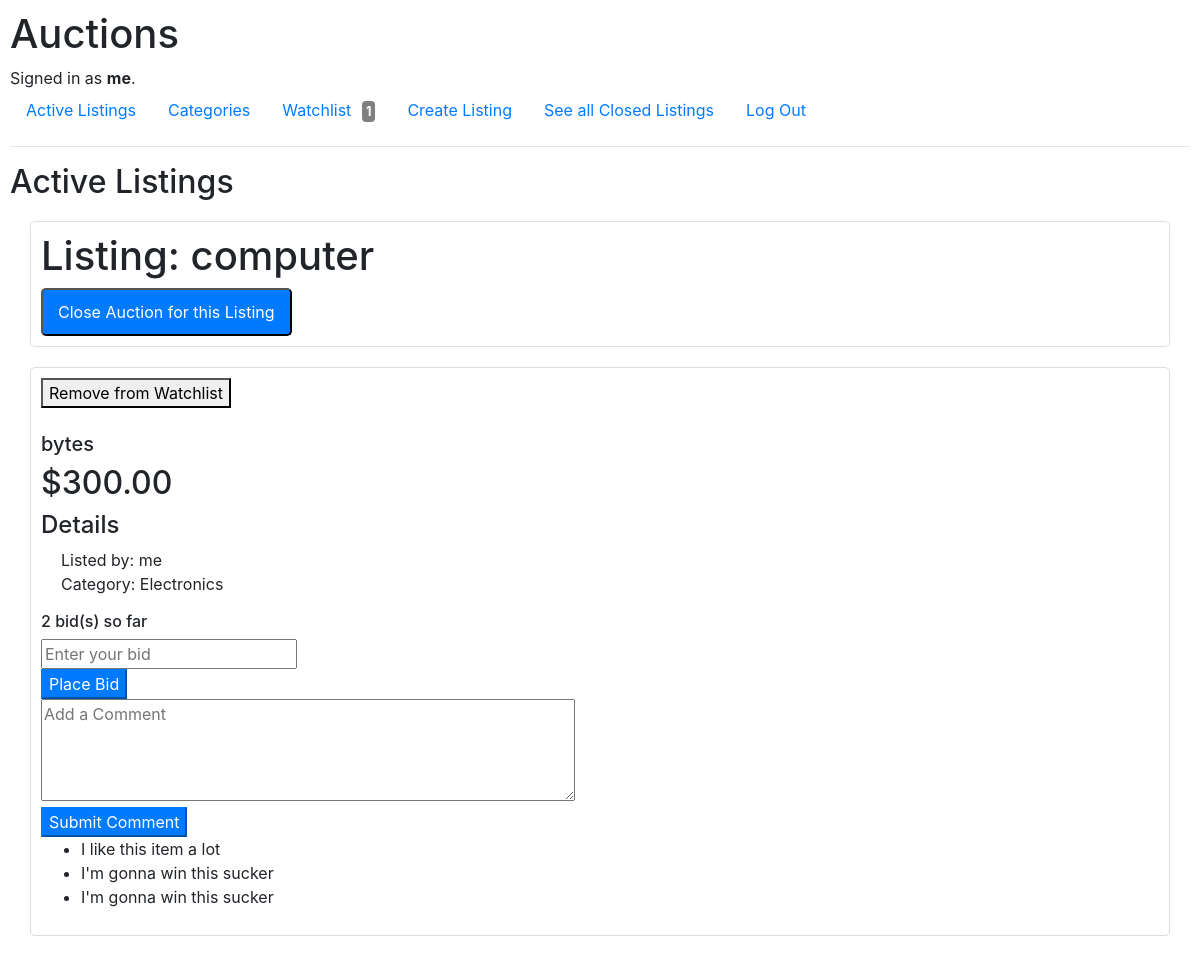
/listing/33/ (signed in), run on an earlier commit of the app's database.
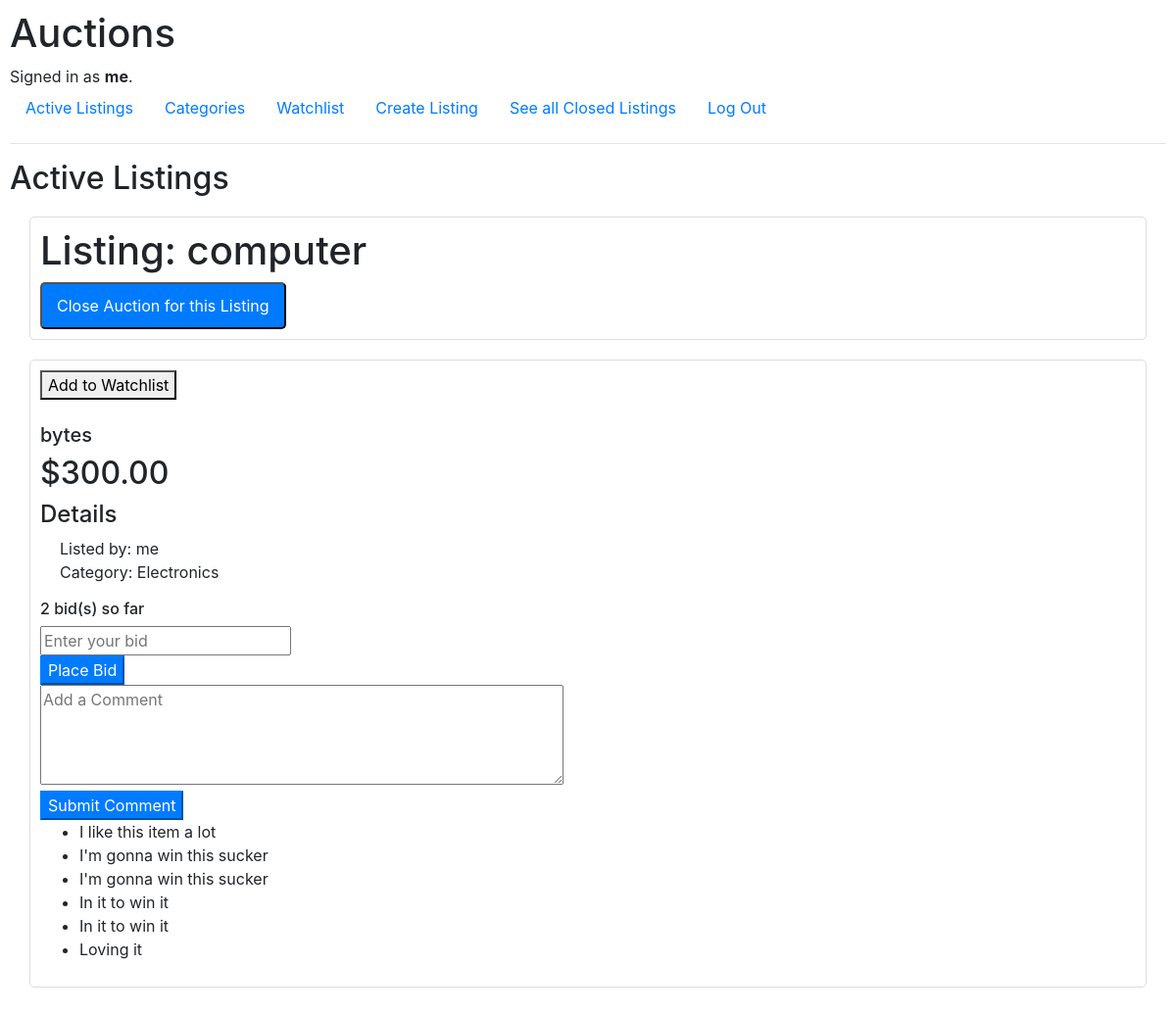
And on a later commit of the database.
### auctions/models.py (models this page shows, shortened)
class User(AbstractUser):
    watchlist = models.ManyToManyField(Listings, related_name = "watchlist", blank=True)
    @property
    def watchlist_item_count(self):
        return self.watchlist.count()

class Listings(models.Model):
    title = models.CharField(max_length= 128)
    category = models.ForeignKey("Category", on_delete=models.CASCADE, related_name="listings")
    item_detail = models.CharField(max_length=512)
    starting_bid = models.DecimalField(max_digits=10, decimal_places=2)
    photo_url = models.URLField(max_length=200, default="")
    listed_by = models.ForeignKey(settings.AUTH_USER_MODEL, on_delete=models.CASCADE, related_name="listings")
    creation_time = models.DateTimeField(auto_now_add=True)
    active_status = models.BooleanField(default=True)
    watchlist_status = models.BooleanField(default=False)
    winner = models.ForeignKey(settings.AUTH_USER_MODEL, null=True, blank=True, on_delete=models.SET_NULL, related_name="won_listings")

class Bids(models.Model):
    listing = models.ForeignKey("Listings", on_delete=models.CASCADE, related_name="bids")
    bid_amount = models.DecimalField(max_digits=10, decimal_places=2)
    timestamp = models.DateTimeField(auto_now_add=True)
    bidder = models.ForeignKey(settings.AUTH_USER_MODEL, on_delete=models.CASCADE, related_name="bids")

class Category(models.Model):
    name = models.CharField(max_length=128)
    def __str__(self):
        return self.name

class Comment(models.Model):
    listing = models.ForeignKey("Listings", related_name="comments", on_delete=models.CASCADE)
    user = models.ForeignKey(settings.AUTH_USER_MODEL, on_delete=models.CASCADE)  # Correct reference to custom user model
    text = models.TextField()
    created_at = models.DateTimeField(auto_now_add=True)

### auctions/views.py (the view)
# urls.py: path("listing/<int:listing_id>/", views.individual_listing, name = "individual_listing"),
def individual_listing(request, listing_id): #to show an individual listing from index.html hyperlink
    listing = Listings.objects.get(pk=listing_id)
    current_bid = get_current_bid(listing)
    if current_bid:
        current_bidder = Bids.objects.get(listing=listing, bid_amount=current_bid).bidder
    else:
        current_bidder = None
    context = get_listing_context(listing_id)
    context['current_bid'] = current_bid
    context['current_bidder'] = current_bidder
    context['watchlist_item_count'] = request.user.watchlist_item_count
    context['watchlist_status'] = listing in request.user.watchlist.filter(active_status=True)
    context['comments'] = listing.comments.all()
    return render(request, "auctions/listing.html", context)

### auctions/context_processors.py (called while the page is built)
def watchlist_item_count(request):
    if request.user.is_authenticated:
        count = Listings.objects.filter(watchlist_status=True).count()
    else:
        count = 0
    return {
        'watchlist_item_count': count
    }

### auctions/helpers.py (called while the page is built)
def get_current_bid(listing):
    current_bid = listing.bids.order_by('-timestamp').first()
    return current_bid.bid_amount if current_bid else listing.starting_bid

def get_listing_context(listing_id):
    listing = Listings.objects.get(id=listing_id)
    return {
        "listing": listing,
        "title": listing.title,
        "photo_url": listing.photo_url,
        "item_detail": listing.item_detail,
        "current_bid": listing.bids.order_by('-timestamp').first().bid_amount if listing.bids.exists() else None,
        "listed_by": listing.listed_by,
        "category": listing.category,
        "bid_count": listing.bids.count(),
        "active_status": listing.active_status,
        "watchlist_status": listing.watchlist_status,
        "starting_bid": listing.starting_bid,
        "winner": listing.winner,
    }

### auctions/templates/auctions/listing.html (shortened to what this page needs)
{% extends "auctions/layout.html" %}
{% block body %}
    <h2>Active Listings</h2>
    <div class="listing">
        <h1>Listing: {{ title }}</h1>
        {% if user.username == listed_by.username %}
            <form method="POST" action="{% url 'close_auction' listing.id %}">
                <button type="submit"style="padding: 10px 15px; background-color: #007BFF; color: white; text-decoration: none; border-radius: 5px; margin-left: auto;">Close Auction for this Listing</button>
            </form>
        {% endif %}
    </div>
    <div class="listing">
        {% if not watchlist_status %}
            <form method="POST" action="{% url 'add_to_watchlist' listing.id %}">
                <button type="submit">Add to Watchlist</button>
            </form>
        {% else %}
            <form method="POST" action="{% url 'remove_from_watchlist' listing.id %}">
                <button type="submit">Remove from Watchlist</button>
            </form>
        {% endif %}
        <div class="listing-image">
        </div>
        <h5>{{ item_detail }}</h5>
        <h2>${{ current_bid }}</h2>
        <h4>Details</h4>
        <ul style="list-style-type: none; padding-left: 20px;">
            <li>Listed by: {{ listed_by.username }} </li>
            <li>Category: {{ category }} </li>
        </ul>
        <h6> {{ bid_count }} bid(s) so far
        </h6>
        <form method="POST" action="{% url 'add_bid' listing.id %}">
            <div>
                <input type="number" name="bid_amount" step="0.01" min="0" placeholder="Enter your bid" required>
            </div>
            <div>
                <button type="submit" class="btn-primary">Place Bid</button>
            </div>
        </form>
        <form method="POST" action="{% url 'add_comment' listing.id %}">
            <div>
                <textarea name="comment" placeholder="Add a Comment" rows="4" cols="50"></textarea>
            </div>
            <div>
                <button type="submit" class="btn-primary">Submit Comment</button>
            </div>
        </form>
        {% if comments %}
            <ul>
                {% for comment in comments %}
                    {% if comment.text %}
                        <li>{{ comment.text }}</li>
                    {% endif %}
                {% endfor %}
            </ul>
        {% endif %}
    </div>
{% endblock %}

### auctions/templates/auctions/layout.html (shortened to what this page needs)
{% load static %}
<!DOCTYPE html>
<html lang="en">
    <head>
        <link rel="stylesheet" href="https://stackpath.bootstrapcdn.com/bootstrap/4.4.1/css/bootstrap.min.css">
        <link href="{% static 'auctions/styles.css' %}" rel="stylesheet">
    </head>
    <body>
        <h1>Auctions</h1>
        <div>
            {% if user.is_authenticated %}
                Signed in as <strong>{{ user.username }}</strong>.
            {% else %}
                Not signed in.
            {% endif %}
        </div>
        <ul class="nav">
            <li class="nav-item">
                <a class="nav-link" href="{% url 'index' %}">Active Listings</a>
            </li>
            {% if user.is_authenticated %}
                <li class="nav-item">
                    <a class="nav-link" href="{% url 'categories' %}">Categories</a>
                </li>
                <li class="nav-item">
                    <a class="nav-link" href="{% url 'watchlist' %}">Watchlist
                        {% if watchlist_item_count %}
                        <span class="watchlist-count" style="background-color: grey; color: white; border-radius: 4px; padding: 0.2em 0.3em; font-size: 0.8em; margin-left: 0.5em; width: 18px; height: 20px; text-align: center; line-height: 1.2; font-weight: bold;">
                            {{ watchlist_item_count }}
                        </span>
                        {% endif %}
                    </a>
                </li>
                <li class="nav-item">
                    <a class="nav-link" href="{% url 'create_listing' %}">Create Listing</a>
                </li>
                <li class="nav-item">
                    <a class="nav-link" href="{% url 'closed_listings' %}">See all Closed Listings</a>
                </li>
                <li class="nav-item">
                    <a class="nav-link" href="{% url 'logout' %}">Log Out</a>
                </li>
            {% endif %}
        </ul>
        <hr>
        {% block body %}
        {% endblock %}
    </body>
</html>

### auctions/static/auctions/styles.css (style rules this page uses)
body { padding: 10px; }
.listing { margin: 20px; padding: 10px; border: 1px solid #ddd; border-radius: 5px; }

What changed in the data, as far as the page shows it:
added Comment: text "In it to win it"
added Comment: text "In it to win it"
added Comment: text "Loving it"
Also different on the page:
{{ watchlist_item_count }}: "1" → (not shown)
text no longer shown: "Remove from Watchlist"
text now shown: "Add to Watchlist"
